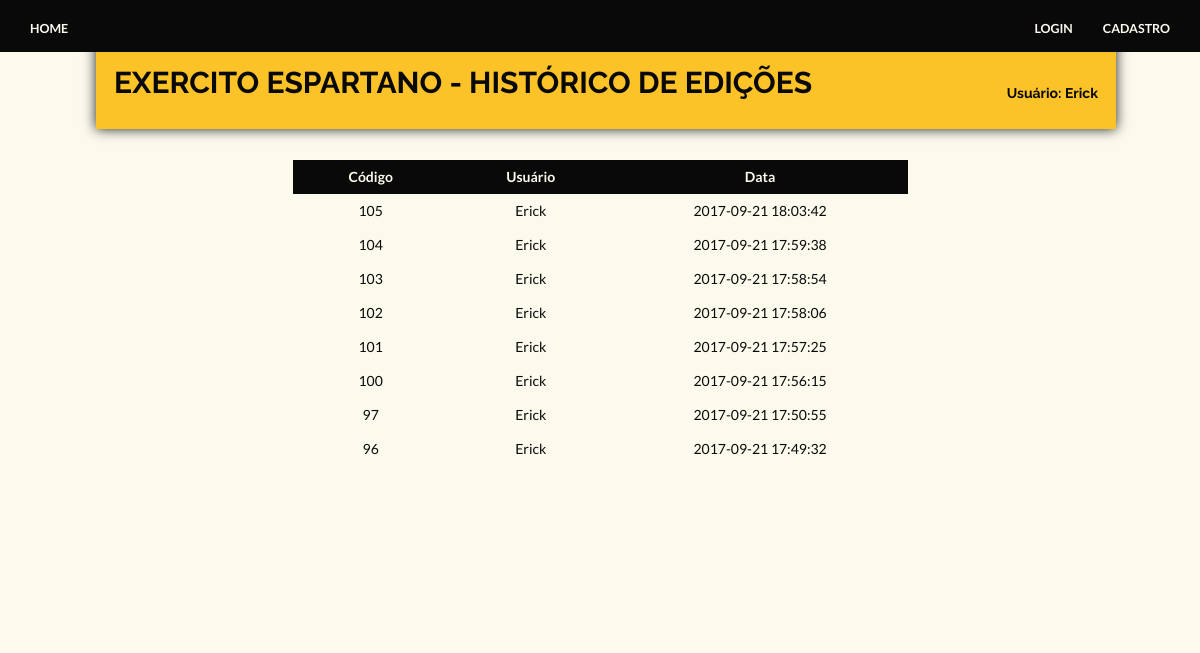
/Herodopedia/index.php/pages/verEdicoes/exercito_espartano, run on the app's committed database.
### tables this page shows
CREATE TABLE `artigo` (
  `cod_artigo` int(11) NOT NULL,
  `titulo` varchar(80) NOT NULL,
  `conteudo` longtext NOT NULL,
  `tag` int(11) NOT NULL,
  `status` int(11) NOT NULL,
  `data_art` datetime NOT NULL,
  `art_id_usuario` int(11) NOT NULL
);

CREATE TABLE `usuario` (
  `id_usuario` int(11) NOT NULL,
  `usuario` varchar(20) NOT NULL,
  `senha` varchar(80) NOT NULL,
  `email` varchar(80) NOT NULL,
  `nome` varchar(80) NOT NULL,
  `sobrenome` varchar(50) NOT NULL,
  `dt_nasc` date NOT NULL,
  `cod_tipo` int(11) NOT NULL
);

CREATE TABLE `edicao` (
  `cod_edit` int(11) NOT NULL,
  `text_edit` text NOT NULL,
  `status_edit` int(11) NOT NULL,
  `edi_id_usuario` int(11) NOT NULL,
  `edi_cod_artigo` int(11) NOT NULL,
  `data_edit` datetime NOT NULL
);

### Herodopedia/application/controllers/Pages.php (called while the page is built, shortened)
<?php
class Pages extends CI_Controller {
    public function verEdicoes($titulo){
        $this->load->model('artigo');
        $this->load->model('notificacao');
            $dados['notificacao'] = $this->notificacao->recebeNotificacoes();
            $dados['qtd_nots'] = $this->notificacao->contaNots();
            $dados['edicoes'] = $this->artigo->pesquisarEdicoes($titulo);
            $dados['artigo'] = $this->artigo->artigoSelecionado($titulo);
            $this->load->view('historico', $dados);
    }
}

### Herodopedia/index.php (called while the page is built, shortened)
<?php
require_once BASEPATH.'core/CodeIgniter.php';

### Herodopedia/application/models/Artigo.php (called while the page is built, shortened)
<?php
class Artigo extends CI_Model{
    public function pesquisarEdicoes($titulo, $ordenar = 'data_edit', $ordem = 'desc'){
        $query = $this->db->select('titulo, usuario, text_edit, data_edit, cod_edit')
        ->from('artigo , edicao, usuario')
        ->where('cod_artigo = edi_cod_artigo')
        ->where('titulo', $titulo)
        ->group_start()
        ->where('status_edit' , 3)
        ->or_where('status_edit' , 5)
        ->group_end()
        ->where('id_usuario = edi_id_usuario')
        ->order_by($ordenar, $ordem)
        ->get();
        if ($query->num_rows() > 0) {
            return $query->result();
        } else {
            return null;
        }
    }
    public function artigoSelecionado($nome, $ordenar = 'data_edit', $ordem = 'desc', $numero = 1, $status = 3){
       if(is_null($nome)){
            return false;
        }
        else{
            $this->db->where('art_id_usuario = id_usuario');
            $this->db->where('titulo', $nome);
            $this->db->where('edi_cod_artigo = cod_artigo');
            $this->db->where('status_edit', $status);
            $this->db->where('tag = id_tag');
            $this->db->order_by($ordenar,$ordem);
            $this->db->limit($numero);
            $query = $this->db->get('artigo, usuario, edicao, tag');
            if ($query->num_rows() > 0) {
                return $query->row_array();
            }
            else {
               return null;
            }
        }
    }
}

### Herodopedia/application/views/historico.php (the view, shortened to what this page needs)
<!DOCTYPE html>
<html lang="en">
  <head>
    <?php require_once 'templates/head.php'; ?>
  </head>
  <body>
    <header class="navbar navbar-default navbar-fixed-top">
        <?php require_once 'templates/header.php'; ?>
    </header>
    <section class="row container">
        <section class="art-header header-fixed-top">
            <span><h2 class="art-titulo"><?= strtoupper(str_replace("_", " ", $artigo['titulo'])); ?> - HISTÓRICO DE EDIÇÕES</h2>
            <h3 class="art-usuario"><a href='../perfil/<?= $artigo['usuario']; ?>'>Usuário: <?= $artigo['usuario']; ?></a></h3></span>
        </section>
        <section class="row">
            <section class="historico">
                <table class="table table-hover table-inverse">
                    <thead class="thead-default table-head">
                        <th>Código</th>
                        <th>Usuário</th>
                        <th>Data</th>
                    </thead>
                    <tbody>
                        <?php foreach($edicoes as $edicao) : ?>
                        <tr>
                            <td><a href="../mostra_edicao/<?= $edicao->cod_edit; ?>">
                            <?= $edicao->cod_edit;?></a></td>
                            <td><?=$edicao->usuario;?></td>
                            <td><?=$edicao->data_edit;?></td>
                        </tr>
                        <?php endforeach; ?>
                    </tbody>
                </table>
            </section>
        </section>
  </body>
</html>

### Herodopedia/assets/css/style.css (style rules this page uses)
* { margin: 0; padding: 0px; }
body { background: #FCFAED; margin: 0; height: 100%; font-family: 'Lato', sans-serif; font-weight: 400; }
h1, h2, h3, h4, h5, h6 { font-family: 'Raleway', sans-serif; font-weight: 700; }
a { padding: 0; margin: 0; text-decoration: none; -webkit-transition: background-color .4s linear, color .4s linear; -moz-transition: background-color .4s linear, color .4s linear; -o-transition: background-color .4s linear, color .4s linear; -ms-transition: background-color .4s linear, color .4s linear; transition: background-color .4s linear, color .4s linear; }
.navbar { min-height: 52px; margin-bottom: 0px; }
.navbar-default { padding-top: 9px; z-index: 999; background-color: #0A0909; border: none; }
.art-header { width: 85%; left: 8%; padding: 1.5%; background-color: #FCC328; box-shadow: 0px 0px 12px 0px #201F1F; z-index: 4; }
.header-fixed-top { position: fixed; padding-top: 5.5%; }
.art-titulo { display: inline; color: #0A0909; }
.art-usuario { font-size: 1em; display: inline; vertical-align: center; float: right; }
.art-usuario a { color: #0A0909; }
.historico { max-width: 50%; margin: 13% auto; }
.historico > table > thead > tr > th { background-color: #0A0909; color: #FCFAED; padding: 0.5em 2em; text-align: center; }
.historico > table > tbody > tr > td { color: #0A0909; padding: 0.5em 2em; text-align: center; vertical-align: center; }
.historico > table > tbody > tr > td > a { color: #0A0909; }

### data on the page
artigo: titulo "EXERCITO ESPARTANO", usuario.usuario "Erick", edicao.cod_edit "105", edicao.data_edit "2017-09-21 18:03:42", edicao.cod_edit "104", edicao.data_edit "2017-09-21 17:59:38", edicao.cod_edit "103", edicao.data_edit "2017-09-21 17:58:54", edicao.cod_edit "102", edicao.data_edit "2017-09-21 17:58:06", edicao.cod_edit "101", edicao.data_edit "2017-09-21 17:57:25", edicao.cod_edit "100", edicao.data_edit "2017-09-21 17:56:15", edicao.cod_edit "97", edicao.data_edit "2017-09-21 17:50:55", edicao.cod_edit "96", edicao.data_edit "2017-09-21 17:49:32"
